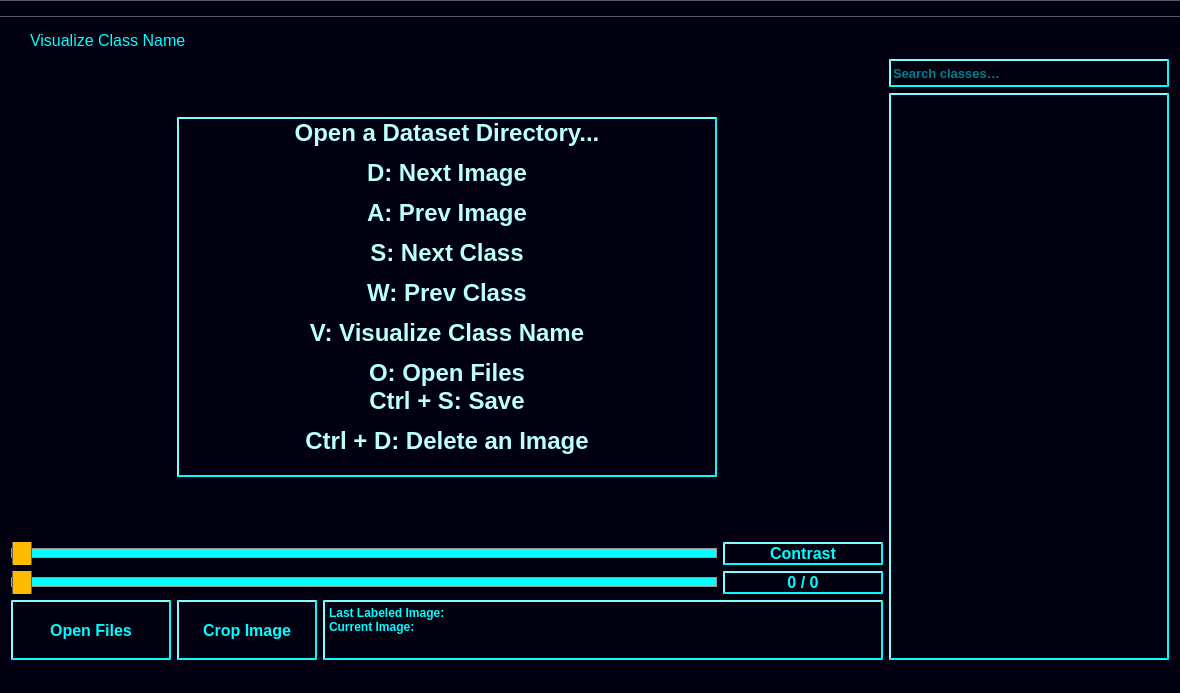
<?xml version="1.0" encoding="UTF-8"?>
<ui version="4.0">
 <class>MainWindow</class>
 <widget class="QMainWindow" name="MainWindow">
  <property name="geometry">
   <rect>
    <x>0</x>
    <y>0</y>
    <width>1180</width>
    <height>693</height>
   </rect>
  </property>
  <property name="sizePolicy">
   <sizepolicy hsizetype="MinimumExpanding" vsizetype="MinimumExpanding">
    <horstretch>0</horstretch>
    <verstretch>0</verstretch>
   </sizepolicy>
  </property>
  <property name="minimumSize">
   <size>
    <width>1180</width>
    <height>640</height>
   </size>
  </property>
  <property name="maximumSize">
   <size>
    <width>16777215</width>
    <height>16777215</height>
   </size>
  </property>
  <property name="focusPolicy">
   <enum>Qt::StrongFocus</enum>
  </property>
  <property name="windowTitle">
   <string>YoloLabel</string>
  </property>
  <property name="styleSheet">
   <string notr="true">background-color : rgb(0, 0, 17);</string>
  </property>
  <widget class="QWidget" name="centralWidget">
   <property name="sizePolicy">
    <sizepolicy hsizetype="Preferred" vsizetype="Preferred">
     <horstretch>0</horstretch>
     <verstretch>0</verstretch>
    </sizepolicy>
   </property>
   <property name="minimumSize">
    <size>
     <width>1180</width>
     <height>610</height>
    </size>
   </property>
   <property name="maximumSize">
    <size>
     <width>165555</width>
     <height>165555</height>
    </size>
   </property>
   <layout class="QGridLayout" name="gridLayout">
    <item row="3" column="0">
     <layout class="QHBoxLayout" name="horizontalLayout_5">
      <item>
       <layout class="QVBoxLayout" name="verticalLayout">
        <item>
         <widget class="QScrollArea" name="scrollArea_image">
          <property name="sizePolicy">
           <sizepolicy hsizetype="MinimumExpanding" vsizetype="MinimumExpanding">
            <horstretch>0</horstretch>
            <verstretch>0</verstretch>
           </sizepolicy>
          </property>
          <property name="minimumSize">
           <size>
            <width>540</width>
            <height>360</height>
           </size>
          </property>
          <property name="styleSheet">
           <string notr="true">QScrollArea { background-color : rgb(0, 0, 17); border: none; }</string>
          </property>
          <property name="frameShape">
           <enum>QFrame::NoFrame</enum>
          </property>
          <property name="widgetResizable">
           <bool>false</bool>
          </property>
          <property name="alignment">
           <set>Qt::AlignCenter</set>
          </property>
          <widget class="QWidget" name="scrollAreaWidgetContents">
           <property name="geometry">
            <rect>
             <x>0</x>
             <y>0</y>
             <width>540</width>
             <height>360</height>
            </rect>
           </property>
           <layout class="QVBoxLayout" name="verticalLayout_imageArea">
            <property name="spacing">
             <number>0</number>
            </property>
            <property name="leftMargin">
             <number>0</number>
            </property>
            <property name="topMargin">
             <number>0</number>
            </property>
            <property name="rightMargin">
             <number>0</number>
            </property>
            <property name="bottomMargin">
             <number>0</number>
            </property>
            <item>
             <widget class="label_img" name="label_image">
              <property name="sizePolicy">
               <sizepolicy hsizetype="Fixed" vsizetype="Fixed">
                <horstretch>0</horstretch>
                <verstretch>0</verstretch>
               </sizepolicy>
              </property>
              <property name="minimumSize">
               <size>
                <width>540</width>
                <height>360</height>
               </size>
              </property>
              <property name="font">
               <font>
                <family>Arial</family>
                <pointsize>18</pointsize>
                <weight>75</weight>
                <bold>true</bold>
               </font>
              </property>
              <property name="cursor">
               <cursorShape>CrossCursor</cursorShape>
              </property>
              <property name="mouseTracking">
               <bool>true</bool>
              </property>
              <property name="styleSheet">
               <string notr="true">QLabel { background-color : rgb(0, 0, 17); color : rgb(187, 255, 254);
border-style: outset;
border-width: 2px;
border-color: rgb(0, 255, 255);}

</string>
              </property>
              <property name="frameShape">
               <enum>QFrame::StyledPanel</enum>
              </property>
              <property name="frameShadow">
               <enum>QFrame::Plain</enum>
              </property>
              <property name="lineWidth">
               <number>3</number>
              </property>
              <property name="text">
               <string>&lt;html&gt;&lt;head/&gt;&lt;body&gt;&lt;p&gt;Open a Dataset Directory...&lt;/p&gt;&lt;p&gt;D: Next Image&lt;/p&gt;&lt;p&gt;A: Prev Image&lt;/p&gt;&lt;p&gt;S: Next Class&lt;/p&gt;&lt;p&gt;W: Prev Class&lt;/p&gt;&lt;p&gt;V: Visualize Class Name&lt;/p&gt;&lt;p&gt;O: Open Files&lt;br/&gt;Ctrl + S: Save&lt;/p&gt;&lt;p&gt;Ctrl + D: Delete an Image&lt;br/&gt;&lt;/p&gt;&lt;/body&gt;&lt;/html&gt;</string>
              </property>
              <property name="scaledContents">
               <bool>false</bool>
              </property>
              <property name="alignment">
               <set>Qt::AlignCenter</set>
              </property>
              <property name="margin">
               <number>-1</number>
              </property>
              <property name="buddy">
               <cstring>label_image</cstring>
              </property>
             </widget>
            </item>
           </layout>
          </widget>
         </widget>
        </item>
        <item>
         <layout class="QHBoxLayout" name="horizontalLayout_3"/>
        </item>
        <item>
         <layout class="QHBoxLayout" name="horizontalLayout_2">
          <item>
           <widget class="QSlider" name="horizontalSlider_contrast">
            <property name="enabled">
             <bool>false</bool>
            </property>
            <property name="sizePolicy">
             <sizepolicy hsizetype="Preferred" vsizetype="Fixed">
              <horstretch>1</horstretch>
              <verstretch>0</verstretch>
             </sizepolicy>
            </property>
            <property name="minimumSize">
             <size>
              <width>560</width>
              <height>22</height>
             </size>
            </property>
            <property name="maximumSize">
             <size>
              <width>16777215</width>
              <height>42</height>
             </size>
            </property>
            <property name="focusPolicy">
             <enum>Qt::NoFocus</enum>
            </property>
            <property name="styleSheet">
             <string notr="true">
QSlider::groove:horizontal {
    border: 1px solid #999999;
    height: 8px; /* the groove expands to the size of the slider by default. by giving it a height, it has a fixed size */
    background: rgb(0, 255, 255);
    margin: 2px 0;
}


QSlider::handle:horizontal {
   background: rgb(255, 187, 0);
    border: 1px solid #5c5c5c;
    width: 18px;
    margin: -10px 0; /* handle is placed by default on the contents rect of the groove. Expand outside the groove */
    border-radius: 3px;
}
</string>
            </property>
            <property name="maximum">
             <number>0</number>
            </property>
            <property name="pageStep">
             <number>0</number>
            </property>
            <property name="tracking">
             <bool>true</bool>
            </property>
            <property name="orientation">
             <enum>Qt::Horizontal</enum>
            </property>
           </widget>
          </item>
          <item>
           <widget class="QLabel" name="label_contrast">
            <property name="sizePolicy">
             <sizepolicy hsizetype="Preferred" vsizetype="Fixed">
              <horstretch>0</horstretch>
              <verstretch>0</verstretch>
             </sizepolicy>
            </property>
            <property name="minimumSize">
             <size>
              <width>160</width>
              <height>23</height>
             </size>
            </property>
            <property name="maximumSize">
             <size>
              <width>16777215</width>
              <height>42</height>
             </size>
            </property>
            <property name="font">
             <font>
              <family>Arial</family>
              <pointsize>12</pointsize>
              <weight>75</weight>
              <bold>true</bold>
             </font>
            </property>
            <property name="styleSheet">
             <string notr="true">background-color : rgb(0, 0, 17);color : rgb(0, 255, 255);
border-style: outset;
border-width: 2px;
border-color: rgb(0, 255, 255);</string>
            </property>
            <property name="frameShape">
             <enum>QFrame::StyledPanel</enum>
            </property>
            <property name="lineWidth">
             <number>2</number>
            </property>
            <property name="text">
             <string>Contrast</string>
            </property>
            <property name="alignment">
             <set>Qt::AlignCenter</set>
            </property>
           </widget>
          </item>
         </layout>
        </item>
        <item>
         <layout class="QHBoxLayout" name="horizontalLayout">
          <item>
           <widget class="QSlider" name="horizontalSlider_images">
            <property name="enabled">
             <bool>false</bool>
            </property>
            <property name="sizePolicy">
             <sizepolicy hsizetype="Preferred" vsizetype="Fixed">
              <horstretch>1</horstretch>
              <verstretch>0</verstretch>
             </sizepolicy>
            </property>
            <property name="minimumSize">
             <size>
              <width>560</width>
              <height>22</height>
             </size>
            </property>
            <property name="maximumSize">
             <size>
              <width>16777215</width>
              <height>42</height>
             </size>
            </property>
            <property name="focusPolicy">
             <enum>Qt::NoFocus</enum>
            </property>
            <property name="styleSheet">
             <string notr="true">
QSlider::groove:horizontal {
    border: 1px solid #999999;
    height: 8px; /* the groove expands to the size of the slider by default. by giving it a height, it has a fixed size */
    background: rgb(0, 255, 255);
    margin: 2px 0;
}


QSlider::handle:horizontal {
   background: rgb(255, 187, 0);
    border: 1px solid #5c5c5c;
    width: 18px;
    margin: -10px 0; /* handle is placed by default on the contents rect of the groove. Expand outside the groove */
    border-radius: 3px;
}
</string>
            </property>
            <property name="maximum">
             <number>0</number>
            </property>
            <property name="pageStep">
             <number>0</number>
            </property>
            <property name="tracking">
             <bool>true</bool>
            </property>
            <property name="orientation">
             <enum>Qt::Horizontal</enum>
            </property>
           </widget>
          </item>
          <item>
           <widget class="QLabel" name="label_progress">
            <property name="sizePolicy">
             <sizepolicy hsizetype="Preferred" vsizetype="Fixed">
              <horstretch>0</horstretch>
              <verstretch>0</verstretch>
             </sizepolicy>
            </property>
            <property name="minimumSize">
             <size>
              <width>160</width>
              <height>23</height>
             </size>
            </property>
            <property name="maximumSize">
             <size>
              <width>16777215</width>
              <height>42</height>
             </size>
            </property>
            <property name="font">
             <font>
              <family>Arial</family>
              <pointsize>12</pointsize>
              <weight>75</weight>
              <bold>true</bold>
             </font>
            </property>
            <property name="styleSheet">
             <string notr="true">background-color : rgb(0, 0, 17);color : rgb(0, 255, 255);
border-style: outset;
border-width: 2px;
border-color: rgb(0, 255, 255);</string>
            </property>
            <property name="frameShape">
             <enum>QFrame::StyledPanel</enum>
            </property>
            <property name="lineWidth">
             <number>2</number>
            </property>
            <property name="text">
             <string>0 / 0</string>
            </property>
            <property name="alignment">
             <set>Qt::AlignCenter</set>
            </property>
           </widget>
          </item>
         </layout>
        </item>
        <item>
         <layout class="QHBoxLayout" name="horizontalLayout_4">
          <item>
           <widget class="QPushButton" name="pushButton_open_files">
            <property name="sizePolicy">
             <sizepolicy hsizetype="Preferred" vsizetype="Preferred">
              <horstretch>0</horstretch>
              <verstretch>0</verstretch>
             </sizepolicy>
            </property>
            <property name="minimumSize">
             <size>
              <width>160</width>
              <height>25</height>
             </size>
            </property>
            <property name="maximumSize">
             <size>
              <width>200</width>
              <height>60</height>
             </size>
            </property>
            <property name="baseSize">
             <size>
              <width>0</width>
              <height>0</height>
             </size>
            </property>
            <property name="font">
             <font>
              <family>Arial</family>
              <pointsize>12</pointsize>
              <weight>75</weight>
              <bold>true</bold>
              <kerning>true</kerning>
             </font>
            </property>
            <property name="focusPolicy">
             <enum>Qt::NoFocus</enum>
            </property>
            <property name="styleSheet">
             <string notr="true">background-color : rgb(0, 0, 17);color : rgb(0, 255, 255);
border-style: outset;
border-width: 2px;
border-color: rgb(0, 255, 255);</string>
            </property>
            <property name="text">
             <string>Open Files</string>
            </property>
            <property name="shortcut">
             <string>O</string>
            </property>
            <property name="autoDefault">
             <bool>false</bool>
            </property>
            <property name="default">
             <bool>false</bool>
            </property>
           </widget>
          </item>
          <item>
           <widget class="QPushButton" name="pushButton_crop">
            <property name="sizePolicy">
             <sizepolicy hsizetype="Preferred" vsizetype="Preferred">
              <horstretch>0</horstretch>
              <verstretch>0</verstretch>
             </sizepolicy>
            </property>
            <property name="minimumSize">
             <size>
              <width>140</width>
              <height>25</height>
             </size>
            </property>
            <property name="maximumSize">
             <size>
              <width>200</width>
              <height>60</height>
             </size>
            </property>
            <property name="font">
             <font>
              <family>Arial</family>
              <pointsize>12</pointsize>
              <weight>75</weight>
              <bold>true</bold>
             </font>
            </property>
            <property name="focusPolicy">
             <enum>Qt::NoFocus</enum>
            </property>
            <property name="styleSheet">
             <string notr="true">background-color : rgb(0, 0, 17);color : rgb(0, 255, 255);
border-style: outset;
border-width: 2px;
border-color: rgb(0, 255, 255);</string>
            </property>
            <property name="text">
             <string>Crop Image</string>
            </property>
            <property name="autoDefault">
             <bool>false</bool>
            </property>
            <property name="default">
             <bool>false</bool>
            </property>
           </widget>
          </item>
          <item>
           <widget class="QTextEdit" name="textEdit_log">
            <property name="sizePolicy">
             <sizepolicy hsizetype="Preferred" vsizetype="Preferred">
              <horstretch>0</horstretch>
              <verstretch>0</verstretch>
             </sizepolicy>
            </property>
            <property name="minimumSize">
             <size>
              <width>560</width>
              <height>25</height>
             </size>
            </property>
            <property name="maximumSize">
             <size>
              <width>16777215</width>
              <height>60</height>
             </size>
            </property>
            <property name="font">
             <font>
              <family>Arial</family>
              <pointsize>12</pointsize>
              <weight>75</weight>
              <bold>true</bold>
             </font>
            </property>
            <property name="focusPolicy">
             <enum>Qt::NoFocus</enum>
            </property>
            <property name="styleSheet">
             <string notr="true">background-color : rgb(0, 0, 17);color : rgb(0, 255, 255);
border-style: outset;
border-width: 2px;
border-color: rgb(0, 255, 255);</string>
            </property>
            <property name="tabChangesFocus">
             <bool>false</bool>
            </property>
            <property name="readOnly">
             <bool>true</bool>
            </property>
            <property name="html">
             <string>&lt;!DOCTYPE HTML PUBLIC &quot;-//W3C//DTD HTML 4.0//EN&quot; &quot;http://www.w3.org/TR/REC-html40/strict.dtd&quot;&gt;
&lt;html&gt;&lt;head&gt;&lt;meta name=&quot;qrichtext&quot; content=&quot;1&quot; /&gt;&lt;style type=&quot;text/css&quot;&gt;
p, li { white-space: pre-wrap; }
&lt;/style&gt;&lt;/head&gt;&lt;body style=&quot; font-family:'Arial'; font-size:12pt; font-weight:600; font-style:normal;&quot;&gt;
&lt;p style=&quot; margin-top:0px; margin-bottom:0px; margin-left:0px; margin-right:0px; -qt-block-indent:0; text-indent:0px;&quot;&gt;&lt;span style=&quot; font-family:'Gulim'; font-size:9pt;&quot;&gt;Last Labeled Image:&lt;br /&gt;Current Image:&lt;/span&gt;&lt;/p&gt;&lt;/body&gt;&lt;/html&gt;</string>
            </property>
           </widget>
          </item>
         </layout>
        </item>
       </layout>
      </item>
      <item>
       <layout class="QVBoxLayout" name="verticalLayout_classes">
        <item>
         <widget class="QLineEdit" name="lineEdit_class_filter">
          <property name="sizePolicy">
           <sizepolicy hsizetype="Preferred" vsizetype="Fixed">
            <horstretch>0</horstretch>
            <verstretch>0</verstretch>
           </sizepolicy>
          </property>
          <property name="minimumSize">
           <size>
            <width>220</width>
            <height>28</height>
           </size>
          </property>
          <property name="maximumSize">
           <size>
            <width>330</width>
            <height>40</height>
           </size>
          </property>
          <property name="font">
           <font>
            <pointsize>10</pointsize>
            <weight>75</weight>
            <bold>true</bold>
           </font>
          </property>
          <property name="styleSheet">
           <string notr="true">background-color : rgb(0, 0, 17);color : rgb(0, 255, 255);
border-style: outset;
border-width: 2px;
border-color: rgb(0, 255, 255);</string>
          </property>
          <property name="placeholderText">
           <string>Search classes…</string>
          </property>
          <property name="clearButtonEnabled">
           <bool>true</bool>
          </property>
         </widget>
        </item>
        <item>
         <widget class="QTableWidget" name="tableWidget_label">
          <property name="sizePolicy">
           <sizepolicy hsizetype="MinimumExpanding" vsizetype="MinimumExpanding">
            <horstretch>0</horstretch>
            <verstretch>0</verstretch>
           </sizepolicy>
          </property>
          <property name="minimumSize">
           <size>
            <width>220</width>
            <height>360</height>
           </size>
          </property>
          <property name="maximumSize">
           <size>
            <width>330</width>
            <height>16777215</height>
           </size>
          </property>
          <property name="font">
           <font>
            <pointsize>10</pointsize>
            <weight>75</weight>
            <bold>true</bold>
           </font>
          </property>
          <property name="focusPolicy">
           <enum>Qt::NoFocus</enum>
          </property>
          <property name="styleSheet">
           <string notr="true">QHeaderView::section {
    background-color: rgb(0, 0, 17);
    color: rgb(255, 187, 0);
    padding-left: 4px;
    border: 2px solid rgb(0, 255, 255);
        font-weight: bold;
}
QTableWidget
{
border-style: outset;
border-width: 2px;
border-color: rgb(0, 255, 255);
color:rgb(187, 255, 254);
gridline-width:2px;
gridline-color: rgb(0, 255, 255);
}

QTableView {
    selection-background-color: qlineargradient(x1: 0, y1: 0, x2: 1.0, y2: 1.0, stop: 0 rgb(34, 0, 85), stop: 1 white);
        selection-color: rgb(0, 255, 0);
}</string>
          </property>
          <property name="frameShape">
           <enum>QFrame::WinPanel</enum>
          </property>
          <property name="frameShadow">
           <enum>QFrame::Plain</enum>
          </property>
          <property name="lineWidth">
           <number>5</number>
          </property>
          <property name="showGrid">
           <bool>true</bool>
          </property>
          <property name="sortingEnabled">
           <bool>false</bool>
          </property>
          <property name="wordWrap">
           <bool>true</bool>
          </property>
          <property name="cornerButtonEnabled">
           <bool>true</bool>
          </property>
          <property name="columnCount">
           <number>2</number>
          </property>
          <attribute name="horizontalHeaderVisible">
           <bool>false</bool>
          </attribute>
          <attribute name="horizontalHeaderMinimumSectionSize">
           <number>40</number>
          </attribute>
          <attribute name="horizontalHeaderHighlightSections">
           <bool>false</bool>
          </attribute>
          <attribute name="horizontalHeaderShowSortIndicator" stdset="0">
           <bool>true</bool>
          </attribute>
          <attribute name="horizontalHeaderStretchLastSection">
           <bool>true</bool>
          </attribute>
          <attribute name="verticalHeaderVisible">
           <bool>false</bool>
          </attribute>
          <attribute name="verticalHeaderHighlightSections">
           <bool>false</bool>
          </attribute>
          <attribute name="verticalHeaderShowSortIndicator" stdset="0">
           <bool>false</bool>
          </attribute>
          <column>
           <property name="text">
            <string>Name</string>
           </property>
          </column>
          <column>
           <property name="text">
            <string>Color</string>
           </property>
          </column>
         </widget>
        </item>
       </layout>
      </item>
     </layout>
    </item>
    <item row="0" column="0">
     <layout class="QHBoxLayout" name="horizontalLayout_6">
      <item>
       <widget class="QCheckBox" name="checkBox_visualize_class_name">
        <property name="font">
         <font>
          <family>Arial</family>
          <pointsize>12</pointsize>
          <underline>false</underline>
          <strikeout>false</strikeout>
         </font>
        </property>
        <property name="styleSheet">
         <string notr="true">background-color : rgb(0, 0, 17);color : rgb(0, 255, 255);
</string>
        </property>
        <property name="text">
         <string>Visualize Class Name</string>
        </property>
        <property name="shortcut">
         <string>V</string>
        </property>
       </widget>
      </item>
     </layout>
    </item>
   </layout>
  </widget>
  <widget class="QMenuBar" name="menuBar">
   <property name="geometry">
    <rect>
     <x>0</x>
     <y>0</y>
     <width>1180</width>
     <height>21</height>
    </rect>
   </property>
  </widget>
  <widget class="QToolBar" name="mainToolBar">
   <property name="enabled">
    <bool>true</bool>
   </property>
   <property name="movable">
    <bool>false</bool>
   </property>
   <property name="floatable">
    <bool>false</bool>
   </property>
   <attribute name="toolBarArea">
    <enum>TopToolBarArea</enum>
   </attribute>
   <attribute name="toolBarBreak">
    <bool>false</bool>
   </attribute>
   <addaction name="separator"/>
  </widget>
  <widget class="QStatusBar" name="statusBar"/>
 </widget>
 <layoutdefault spacing="6" margin="11"/>
 <customwidgets>
  <customwidget>
   <class>label_img</class>
   <extends>QLabel</extends>
   <header location="global">label_img.h</header>
  </customwidget>
 </customwidgets>
 <resources/>
 <connections/>
</ui>
